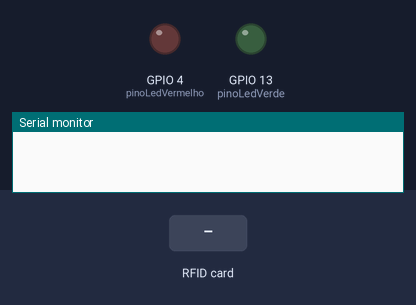
A sketch run on a simulated ESP32. Shown: output pins drawn as LEDs (lit = HIGH), the last lines printed to the serial monitor. The inputs (shaded band) are chosen by the test bench. WiFi joins after 1.5 s; servers stay silent unless stated.

Above: at 3.0 s.
3.1 s: RFID card 04 AD 6A A7 held to the reader
At 4.1 s:
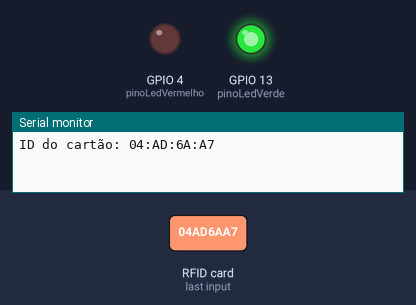
4.6 s: RFID card 5E 7A 19 C4 held to the reader
At 6.5 s:
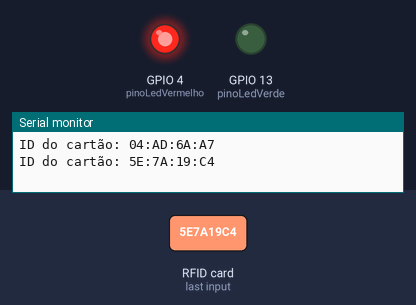
Timing chart, 0 to 10.6 s (numbered marks = the images above; inputs shaded):
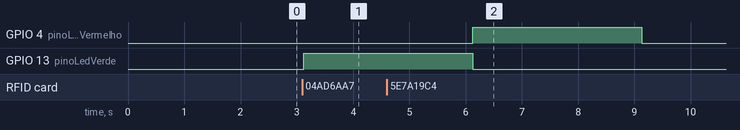

Measured:
- after the input at 3.1 s, GPIO 13 (pinoLedVerde): LOW → HIGH at once
- after the input at 4.6 s, GPIO 4 (pinoLedVermelho): LOW → HIGH after 1.5 s, → LOW 3.0 s later

The sketch:

controledeacesso.ino
```cpp
///////////////////////////////////////////////// CÓDIGO UNIFICADO //////////////////////////////////////////////////

#define BLYNK_TEMPLATE_ID ""
#define BLYNK_TEMPLATE_NAME "Controle de Acesso"
#define BLYNK_AUTH_TOKEN ""
#define BLYNK_PRINT Serial

#include <WiFi.h>
#include <WiFiClient.h>
#include <BlynkSimpleEsp32.h>
#include <Wire.h>
#include <SPI.h>
#include <MFRC522.h>

char ssid[] = "";
char pass[] = "";

// Definições RFID
#define SS_PIN 5
#define RST_PIN 22
MFRC522 rfid(SS_PIN, RST_PIN);

// LEDs
const int pinoLedVerde = 13;
const int pinoLedVermelho = 4;

void setup() {
  Serial.begin(9600);

  Blynk.begin(BLYNK_AUTH_TOKEN, ssid, pass, "blynk.cloud", 80);

  SPI.begin();
  rfid.PCD_Init();

  pinMode(pinoLedVerde, OUTPUT);
  pinMode(pinoLedVermelho, OUTPUT);
  digitalWrite(pinoLedVerde, LOW);
  digitalWrite(pinoLedVermelho, LOW);
}

void loop() {
  Blynk.run();        // Mantém a conexão com o Blynk
  leituraRfid();      // Executa a leitura do RFID
}

void leituraRfid() {
  if (!rfid.PICC_IsNewCardPresent() || !rfid.PICC_ReadCardSerial())
    return;

  String strID = "";
  for (byte i = 0; i < 4; i++) {
    strID += (rfid.uid.uidByte[i] < 0x10 ? "0" : "");
    strID += String(rfid.uid.uidByte[i], HEX);
    if (i != 3) strID += ":";
  }
  strID.toUpperCase();

  Serial.print("ID do cartão: ");
  Serial.println(strID);

  if (strID.indexOf("04:AD:6A:A7") >= 0) {
    digitalWrite(pinoLedVerde, HIGH);
    Blynk.logEvent("acesso_autorizado", "Cartão autorizado: " + strID);
    delay(3000);
    digitalWrite(pinoLedVerde, LOW);
  } else {
    digitalWrite(pinoLedVermelho, HIGH);
    Blynk.logEvent("acesso_negado", "Cartão não autorizado: " + strID);
    delay(3000);
    digitalWrite(pinoLedVermelho, LOW);
  }

  rfid.PICC_HaltA();
  rfid.PCD_StopCrypto1();
}
```
